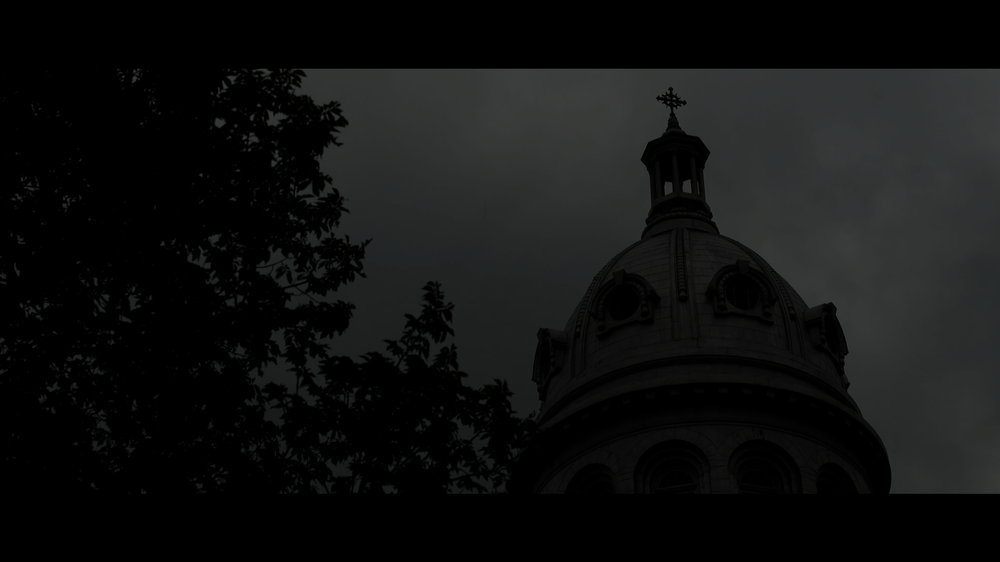
#> input picture Sample/wiki1.png, 1000 x 562 px, shrunk from 1920 x 1080 before the run
$ python CLHE_cv.py
#> lines starting #> are read from the running program, lines starting #| are printed output that depends on the picture
import numpy as np
import cv2

img = cv2.imread('wiki1.png',0)
#> img: shape (562, 1000); min 0, max 65, mean 16.6

# create a CLAHE object (Arguments are optional).
clahe = cv2.createCLAHE(clipLimit=2.0, tileGridSize=(8,8))
cl1 = clahe.apply(img)
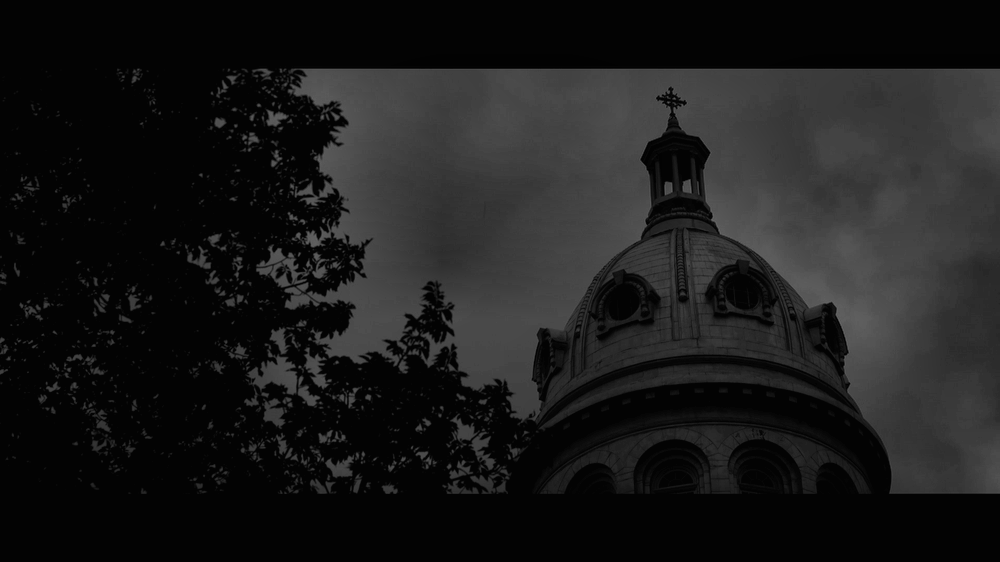
#> cl1: shape (562, 1000); min 2, max 103, mean 27.2

cv2.imwrite('clahe_2.jpg',cl1)
